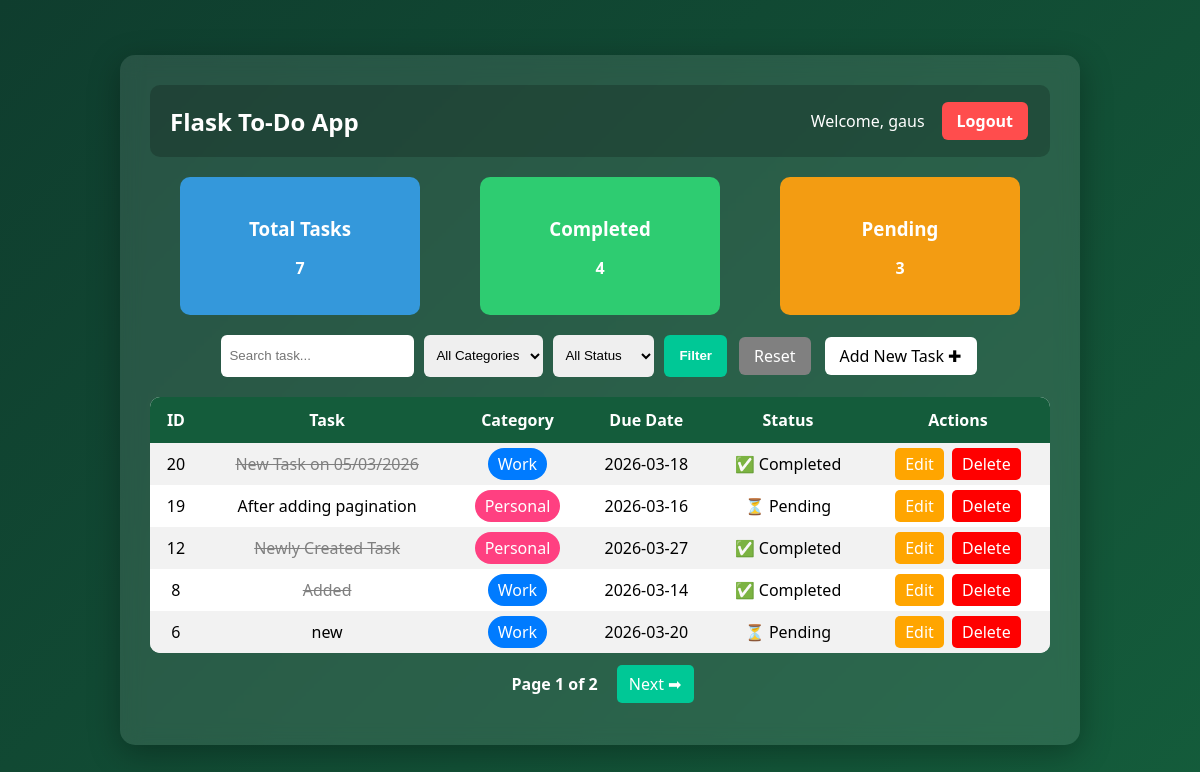
/ (signed in), run on an earlier commit of the app's database.
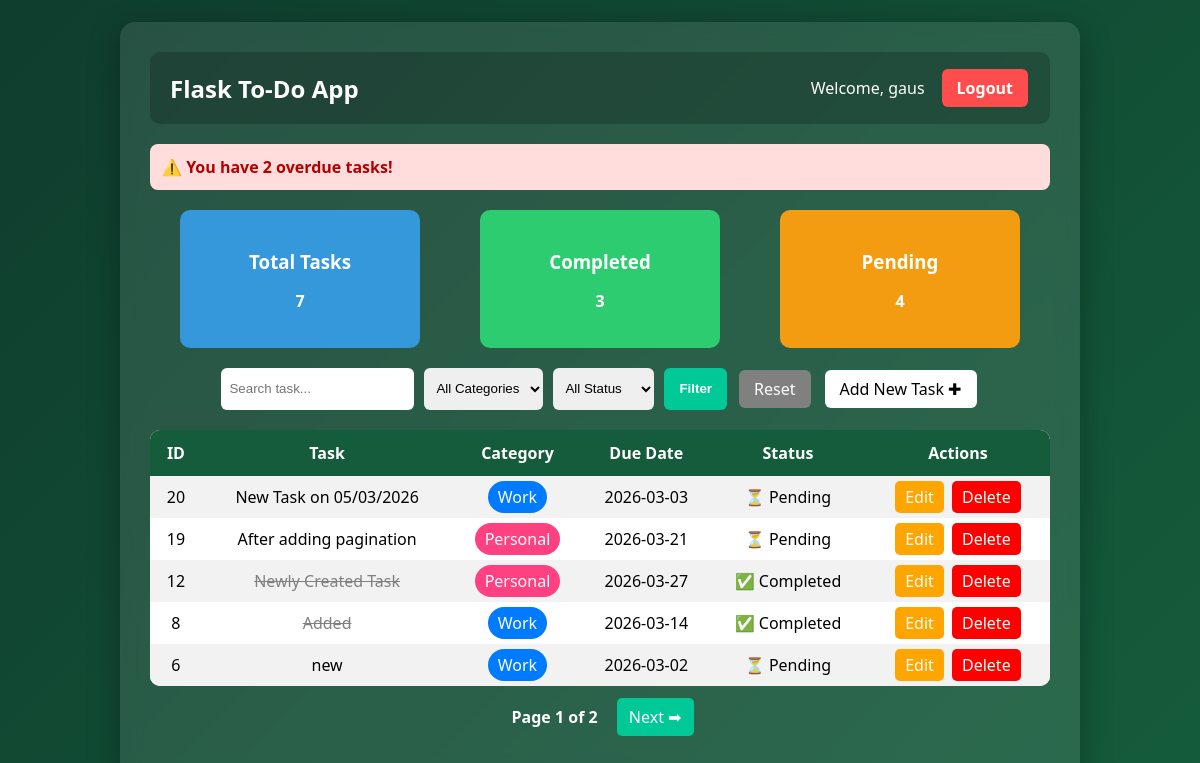
And on a later commit of the database.
### app.py (models this page shows)
class Todo(db.Model):
    id = db.Column(db.Integer, primary_key=True)
    title = db.Column(db.String(200), nullable=False)
    category = db.Column(db.String(50), nullable=False)  # Work / Personal
    due_date = db.Column(db.Date, nullable=False)
    completed = db.Column(db.Boolean, default=False)
    user_id = db.Column(db.Integer, db.ForeignKey('user.id'), nullable=False)

### app.py (the view)
@app.route('/')
@login_required
def index():
    page = request.args.get('page', 1, type=int)
    category = request.args.get('category')
    status = request.args.get('status')
    search = request.args.get('search')
    query = Todo.query.filter_by(user_id=current_user.id)
    if category and category != "All":
        query = query.filter(Todo.category == category)
    if status == "Completed":
        query = query.filter(Todo.completed == True)
    elif status == "Pending":
        query = query.filter(Todo.completed == False)
    if search:
        query = query.filter(Todo.title.ilike(f"%{search}%"))
    pagination = query.order_by(Todo.id.desc()).paginate(
        page=page,
        per_page=5
    )
    tasks = pagination.items
    total_tasks = Todo.query.filter_by(user_id=current_user.id).count()
    completed_tasks = Todo.query.filter_by(user_id=current_user.id, completed=True).count()
    pending_tasks = Todo.query.filter_by(user_id=current_user.id, completed=False).count()
    today = date.today()
    overdue_count = 0
    for task in tasks:
        if task.due_date and task.due_date < today and task.completed != "Completed":
            overdue_count += 1
    return render_template(
        'index.html',
        tasks=tasks,
        pagination=pagination,
        total_tasks=total_tasks,
        completed_tasks=completed_tasks,
        pending_tasks=pending_tasks,
        overdue_count=overdue_count
    )

### app.py (called while the page is built)
@login_manager.user_loader
def load_user(user_id):
    return User.query.get(int(user_id))

### templates/index.html (shortened to what this page needs)
{% extends 'base.html' %}
{% block content %}
{% if overdue_count > 0 %}
<div class="alert">
⚠️ You have {{ overdue_count }} overdue tasks!
</div>
{% endif %}
<div class="dashboard">
    <div class="card total">
        <h3>Total Tasks</h3>
        <p>{{ total_tasks }}</p>
    </div>
    <div class="card completed">
        <h3>Completed</h3>
        <p>{{ completed_tasks }}</p>
    </div>
    <div class="card pending">
        <h3>Pending</h3>
        <p>{{ pending_tasks }}</p>
    </div>
</div>
<form method="GET" class="filter-form">
    <input type="text" name="search" placeholder="Search task..."
           value="{{ request.args.get('search', '') }}">
    <select name="category">
        <option value="All">All Categories</option>
    </select>
    <select name="status">
        <option value="">All Status</option>
    </select>
    <button type="submit">Filter</button>
    <a href="{{ url_for('index') }}" class="reset-btn">Reset</a>
    <a href="{{ url_for('add_task') }}" class="add-btn">Add New Task ✚</a>
</form>
<table>
    <tr>
        <th>ID</th>
        <th>Task</th>
        <th>Category</th>
        <th>Due Date</th>
        <th>Status</th>
        <th>Actions</th>
    </tr>
    {% for task in tasks %}
    <tr>
    <td>{{ task.id }}</td>
    <td class="{% if task.completed %}completed-task{% endif %}">
        {{ task.title }}
    </td>
    <td>
        {% if task.category == "Work" %}
            <span class="work">Work</span>
        {% else %}
            <span class="personal">Personal</span>
        {% endif %}
    </td>
    <td>{{ task.due_date }}</td>
    <td>
        {% if task.completed %}
            ✅ Completed
        {% else %}
            ⏳ Pending
        {% endif %}
    </td>
    <td>
        <a href="/edit/{{ task.id }}">Edit</a>
        <a href="/delete/{{ task.id }}">Delete</a>
    </td>
</tr>
    {% endfor %}
</table>
<div class="pagination">
    <span>
        Page {{ pagination.page }} of {{ pagination.pages }}
    </span>
    {% if pagination.has_next %}
        <a href="{{ url_for('index', page=pagination.next_num) }}">
            Next ➡
        </a>
    {% endif %}
</div>
{% endblock %}

What changed in the data, as far as the page shows it:
changed Todo "New Task on 05/03/2026": due_date "2026-03-18" → "2026-03-03"; completed "✅ Completed" → "⏳ Pending"
changed Todo "After adding pagination": due_date "2026-03-16" → "2026-03-21"
changed Todo "new": due_date "2026-03-20" → "2026-03-02"
Also different on the page:
{{ overdue_count }}: (not shown) → "2"
{{ completed_tasks }}: "4" → "3"
{{ pending_tasks }}: "3" → "4"
text now shown: "⚠️ You have overdue tasks!"
